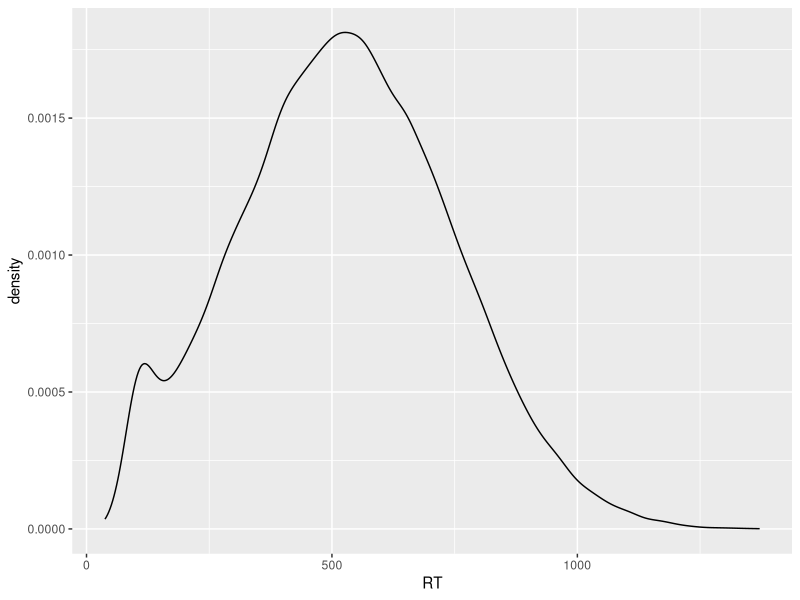
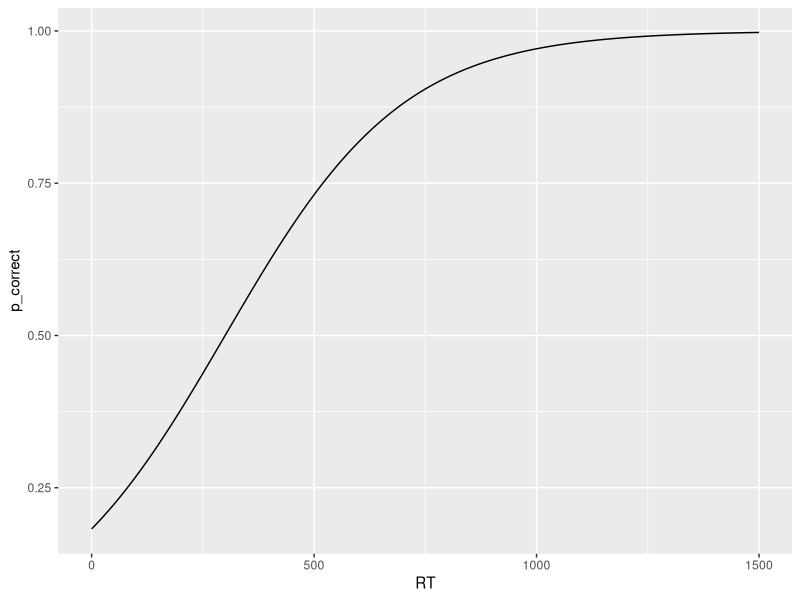

R code for these plots, in order:
library(tidyverse)
library(lme4)
library(mvtnorm)

N_item <- 200
N_participant <- 300
dat <- expand_grid(Wordlikeness=c("low","high"),Item=1:N_item,Participant=1:N_participant) %>%
  filter(xor(Wordlikeness=="low",Item <= (N_item/2)))

#xtabs(~ Participant + Item + Wordlikeness, dat)
set.seed(3)
beta_low <- 450
beta_high <- 600
Sigma_participant <- matrix(c(50^2,0,0,50^2),2,2)
sigma_item <- 20
sigma_epsilon <- 200
b_participant <- rmvnorm(N_participant,c(0,0),Sigma_participant)
b_item <- rnorm(N_item,0,sigma_item)


dat$RT <- with(dat,pmax(beta_low*ifelse(Wordlikeness=="low",1,0) + 
                 beta_high*ifelse(Wordlikeness=="high",1,0) +
                 b_participant[cbind(Participant,1)] * ifelse(Wordlikeness=="low",1,0) +
                 b_participant[cbind(Participant,2)] * ifelse(Wordlikeness=="high",1,0) +
                 b_item[Item] +
                 rnorm(nrow(dat),0,sigma_epsilon),
                 rnorm(nrow(dat),100,20))
               )
ggplot(dat,aes(x=RT)) + geom_density()

## accuracies
bias <- -1.5
rt_effect <- 0.005
eta <- function(RT) bias + rt_effect * RT

## visualize accuracy~rt relationship
dat_plot <- tibble(RT=seq(0,1500))
dat_plot$p_correct <- plogis(eta(dat_plot$RT))
ggplot(dat_plot,aes(x=RT,y=p_correct)) + geom_line()

dat$accuracy <- with(dat,rbinom(nrow(dat),1,plogis(eta(RT))))
xtabs(~Wordlikeness + accuracy,dat)